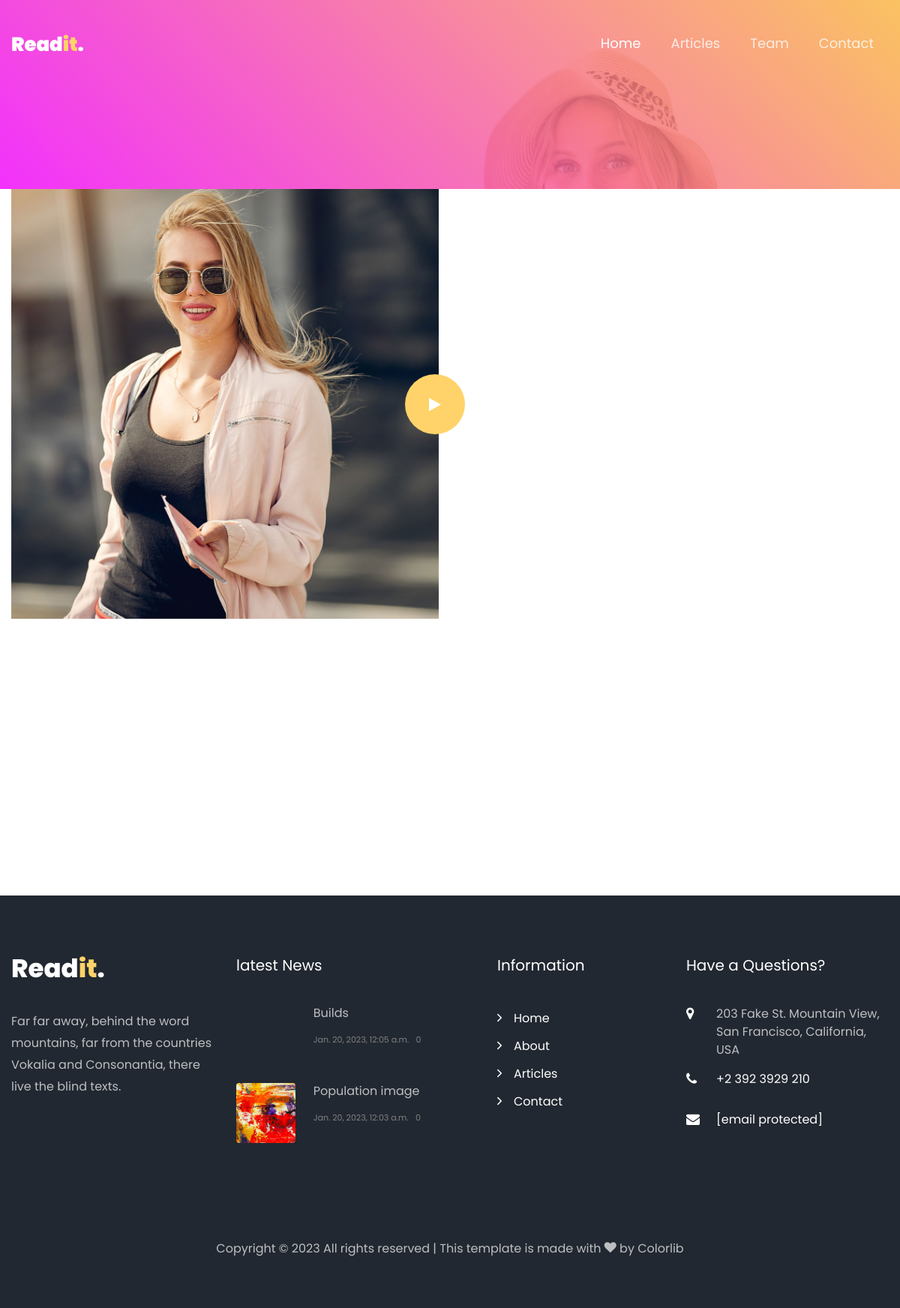
The page /about/ on the database its author committed.
### readit_app/models.py (models this page shows, shortened)
class Timestamp(models.Model):
    created_at = models.DateTimeField(auto_now_add=True, blank=True, null=True)
    updated_at = models.DateTimeField(auto_now=True)
    class Meta:
        abstract = True

class Article(Timestamp):
    title = models.CharField(max_length=250, unique=True)
    slug = models.SlugField(blank=True, null=True, unique=True)
    category = models.ForeignKey(Category, on_delete=models.CASCADE)
    image = models.ImageField(upload_to='articles/')
    content = models.TextField()
    tag = models.ManyToManyField(Tag, blank=True)

### team/views.py (the view)
# urls.py: path('', team_view, name='team_view')
def team_view(request):
    articles = Article.objects.order_by('-id')
    member = Team.objects.all()
    context = {
        'members': member,
        'articles': articles
    }
    return render(request, 'about.html', context)

### team/models.py (called while the page is built)
    def __str__(self):
        return self.position

### templates/about.html (shortened to what this page needs)
{% extends 'base.html' %}
{% load static %}
{% block content %}
    <section class="hero-wrap hero-wrap-2 js-fullheight"
             style="background-image:url({% static 'images/xbg_1.jpg.pagespeed.ic.7wX3e-PeJV.jpg' %})"
             data-stellar-background-ratio="0.5">
        <div class="overlay"></div>
        <div class="container">
            <div class="row no-gutters slider-text js-fullheight align-items-end justify-content-center">
            </div>
        </div>
    </section>
    <section class="ftco-section ftco-no-pt ftco-no-pb">
        <div class="container">
            <div class="row d-flex">
                <div class="col-md-6 d-flex">
                    <div class="img img-video d-flex align-self-stretch align-items-center justify-content-center justify-content-md-end"
                         style="background-image:url({% static 'images/about.jpg' %});">
                        <a href="https://vimeo.com/45830194"
                           class="icon-video popup-vimeo d-flex justify-content-center align-items-center">
                            <span class="icon-play"></span>
                        </a>
                    </div>
                </div>
                <div class="col-md-6 pl-md-5 py-md-5">
                    <div class="row justify-content-start pt-3 pb-3">
                    </div>
                </div>
            </div>
        </div>
    </section>
    <section class="ftco-section testimony-section">
        <div class="container">
            <div class="row justify-content-center mb-5">
            </div>
        </div>
    </section>
{% endblock %}

### templates/base.html (shortened to what this page needs)
{% load static %}
<!DOCTYPE html>
<html lang="en">
<head>
    <link rel="stylesheet"
          href="{% static 'css/open-iconic-bootstrap.min.css+animate.css+owl.carousel.min.css+owl.theme.default.min.css+magnific-popup.css+aos.css+ionicons.min.css+flaticon.css+icomoon.css+style.css' %}"/>
</head>
<body>
<nav class="navbar px-md-0 navbar-expand-lg navbar-dark ftco_navbar bg-dark ftco-navbar-light" id="ftco-navbar">
    <div class="container">
        <a class="navbar-brand" href="/">Read<i>it</i>.</a>
        <div class="collapse navbar-collapse" id="ftco-nav">
            <ul class="navbar-nav ml-auto">
                <li class="nav-item active"><a href="/" class="nav-link">Home</a></li>
                <li class="nav-item"><a href="/blog/" class="nav-link">Articles</a></li>
                <li class="nav-item"><a href="/about/" class="nav-link">Team</a></li>
                <li class="nav-item"><a href="/contact/" class="nav-link">Contact</a></li>
            </ul>
        </div>
    </div>
</nav>
{% block content %}
{% endblock %}
<footer class="ftco-footer ftco-bg-dark ftco-section">
    <div class="container">
        <div class="row mb-5">
            <div class="col-md">
                <div class="ftco-footer-widget mb-4">
                    <h2 class="logo"><a href="/">Read<span>it</span>.</a></h2>
                    <p>Far far away, behind the word mountains, far from the countries Vokalia and Consonantia, there
                        live the blind texts.</p>
                    <ul class="ftco-footer-social list-unstyled float-md-left float-lft mt-5">
                    </ul>
                </div>
            </div>
            <div class="col-md">
                <div class="ftco-footer-widget mb-4">
                    <h2 class="ftco-heading-2">latest News</h2>
                    {% for foo in articles|slice:2 %}
                        <div class="block-21 mb-4 d-flex">
                        <a class="img mr-4 rounded"
                           style="background-image:url({{ foo.image.url }})"></a>
                        <div class="text">
                            <h3 class="heading"><a href="{% url 'readit:article_detail' slug=foo.slug %}">{{ foo.title }}</a></h3>
                            <div class="meta">
                                <div><a href="#"></span> {{ foo.created_at }}</a></div>
                                <div><a href="#"></span> {{ foo.comment_set.count }}</a></div>
                            </div>
                        </div>
                    </div>
                    {% endfor %}
                </div>
            </div>
            <div class="col-md">
                <div class="ftco-footer-widget mb-4 ml-md-5">
                    <h2 class="ftco-heading-2">Information</h2>
                    <ul class="list-unstyled">
                        <li><a href="/" class="py-1 d-block"><span class="ion-ios-arrow-forward mr-3"></span>Home</a>
                        </li>
                        <li><a href="/about/" class="py-1 d-block"><span class="ion-ios-arrow-forward mr-3"></span>About</a>
                        </li>
                        <li><a href="/blog/" class="py-1 d-block"><span
                                class="ion-ios-arrow-forward mr-3"></span>Articles</a></li>
                        <li><a href="/contact/" class="py-1 d-block"><span class="ion-ios-arrow-forward mr-3"></span>Contact</a>
                        </li>
                    </ul>
                </div>
            </div>
            <div class="col-md">
                <div class="ftco-footer-widget mb-4">
                    <h2 class="ftco-heading-2">Have a Questions?</h2>
                    <div class="block-23 mb-3">
                        <ul>
                            <li><span class="icon icon-map-marker"></span><span class="text">203 Fake St. Mountain View, San Francisco, California, USA</span>
                            </li>
                            <li><a href="#"><span class="icon icon-phone"></span><span
                                    class="text">+2 392 3929 210</span></a></li>
                            <li><a href="/contact/"><span class="icon icon-envelope"></span><span class="text"><span
                                    class="__cf_email__" data-cfemail="244d4a424b645d4b5156404b49454d4a0a474b49">[email&#160;protected]</span></span></a>
                            </li>
                        </ul>
                    </div>
                </div>
            </div>
        </div>
        <div class="row">
            <div class="col-md-12 text-center">
                <p>
                    Copyright &copy;
                    All rights reserved | This template is made with <i class="icon-heart color-danger"
                                                                        aria-hidden="true"></i> by <a
                        href="https://colorlib.com/" target="_blank">Colorlib</a>
                </p>
            </div>
        </div>
    </div>
</footer>
</body>
</html>

### rows shown on the page
Article: title "Builds", created_at "Jan. 20, 2023, 12:05 a.m.", comment_set.count "0"
Article: image (picture), title "Population image", created_at "Jan. 20, 2023, 12:03 a.m.", comment_set.count "0"
